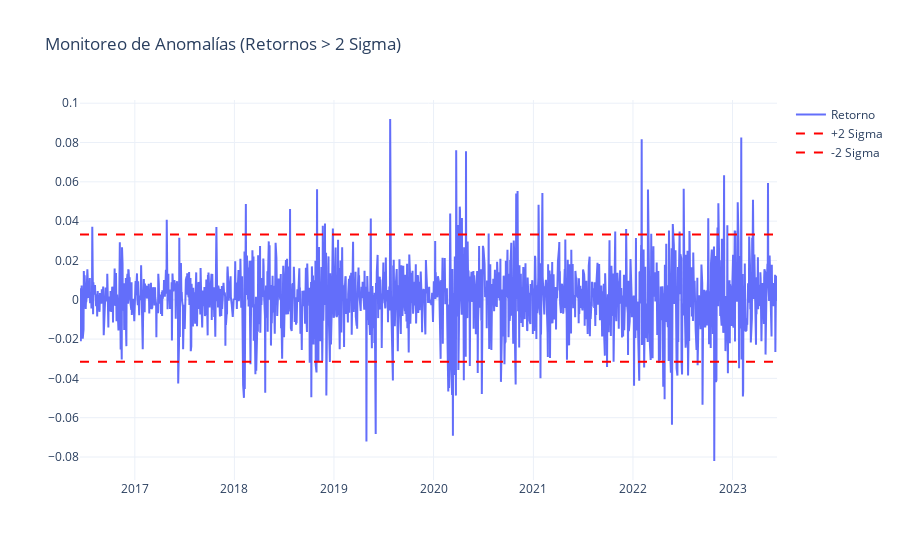

This figure's notebook cell:
### Code cell
# --- Gráfico Interactivo de Volatilidad ---
fig = go.Figure()

# Traza de retornos
fig.add_trace(go.Scatter(x=df_goog.index, y=df_goog['Retorno_Diario'], mode='lines', name='Retorno'))

# Bandas de confianza (2 Desviaciones Estandar)
fig.add_trace(go.Scatter(
    x=df_goog.index, y=[mean_ret + 2*std_ret]*len(df_goog),
    mode='lines', name='+2 Sigma', line=dict(color='red', dash='dash')
))
fig.add_trace(go.Scatter(
    x=df_goog.index, y=[mean_ret - 2*std_ret]*len(df_goog),
    mode='lines', name='-2 Sigma', line=dict(color='red', dash='dash')
))

fig.update_layout(title='Monitoreo de Anomalías (Retornos > 2 Sigma)', template='plotly_white')
fig.show()

### Figure 1 — Plotly figure (JSON) as saved in the notebook; plotly's stock layout.template omitted (floating-point values rounded to 4 significant figures; data arrays with more than 128 entries replaced by an {"elided": "..."} marker saying what was removed)
{"data": [{"mode": "lines", "name": "Retorno", "type": "scatter", "x": {"elided": "1762 str values"}, "y": {"elided": "1762 float values"}}, {"line": {"color": "red", "dash": "dash"}, "mode": "lines", "name": "+2 Sigma", "type": "scatter", "x": {"elided": "1762 str values"}, "y": {"elided": "1762 float values"}}, {"line": {"color": "red", "dash": "dash"}, "mode": "lines", "name": "-2 Sigma", "type": "scatter", "x": {"elided": "1762 str values"}, "y": {"elided": "1762 float values"}}], "layout": {"title": {"text": "Monitoreo de Anomalías (Retornos > 2 Sigma)"}}}
